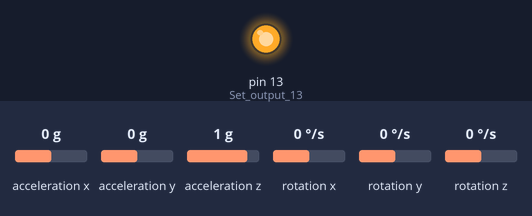
The sketch below on a simulated Arduino Uno, built with avr-gcc and run on an emulated ATmega328P. On the bench: output pins drawn as LEDs (lit = HIGH). Wiring (inferred from the names in the program): MPU-6050 motion sensor at I2C address 0x68. The inputs (shaded band) are chosen by the test bench; at power-on: acceleration x 0 g, acceleration y 0 g, acceleration z 1 g, rotation x 0 °/s, rotation y 0 °/s, rotation z 0 °/s. What the sketch prints to the serial monitor is not drawn.

Above: at 0.1 s.
At 11.1 s:
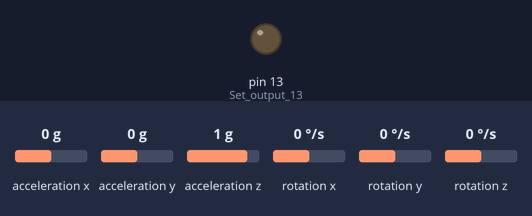
Timing chart, 0 to 12.6 s (numbered marks = the images above):
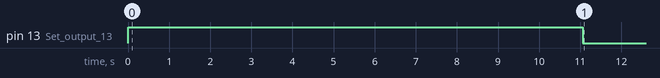

The sketch:

Gyro-MPU-6050_IMU_Serial.ino
```cpp
/*
MPU6050 - Arduino UNO
VCC  -  5V
GND  -  GND
SDA  -  A4
SCL  -  A5
*/

#include <Wire.h>

//Declaring some global variables
int gyro_x, gyro_y, gyro_z;
long acc_x, acc_y, acc_z, acc_total_vector;
int temperature;
long gyro_x_cal, gyro_y_cal, gyro_z_cal;
long loop_timer;
int lcd_loop_counter;
float angle_pitch, angle_roll;
int angle_pitch_buffer, angle_roll_buffer;
boolean set_gyro_angles;
float angle_roll_acc, angle_pitch_acc;
float angle_pitch_output, angle_roll_output;

void setup() {
  Wire.begin();                                                        //Start I2C as master
  //Serial.begin(57600);                                               //Use only for debugging
  pinMode(13, OUTPUT);                                                 //Set output 13 (LED) as output

  setup_mpu_6050_registers();                                          //Setup the registers of the MPU-6050 (500dfs / +/-8g) and start the gyro

  digitalWrite(13, HIGH);                                              //Set digital output 13 high to indicate startup

  Serial.begin(57600);                                                 //Set the LCD cursor to position to position 0,0
  Serial.println("    MPU-6050 IMU");                                         //Print text to screen
                                                    //Set the LCD cursor to position to position 0,1
  Serial.println("        GYRO");                                              //Print text to screen

  delay(1500);                                                          //Set the LCD cursor to position to position 0,0
  Serial.println("Calibrating gyro");                                       //Print text to screen
                                                  //Set the LCD cursor to position to position 0,1
  for (int cal_int = 0; cal_int < 2000 ; cal_int ++){                  //Run this code 2000 times
    if(cal_int % 125 == 0)Serial.print(".");                              //Print a dot on the LCD every 125 readings
    read_mpu_6050_data();                                              //Read the raw acc and gyro data from the MPU-6050
    gyro_x_cal += gyro_x;                                              //Add the gyro x-axis offset to the gyro_x_cal variable
    gyro_y_cal += gyro_y;                                              //Add the gyro y-axis offset to the gyro_y_cal variable
    gyro_z_cal += gyro_z;                                              //Add the gyro z-axis offset to the gyro_z_cal variable
    delay(3);                                                          //Delay 3us to simulate the 250Hz program loop
  }
  gyro_x_cal /= 2000;                                                  //Divide the gyro_x_cal variable by 2000 to get the avarage offset
  gyro_y_cal /= 2000;                                                  //Divide the gyro_y_cal variable by 2000 to get the avarage offset
  gyro_z_cal /= 2000;                                                  //Divide the gyro_z_cal variable by 2000 to get the avarage offset
                                                //Set the LCD cursor to position to position 0,0
  Serial.print("Pitch: ");                                                //Set the LCD cursor to position to position 0,1
  Serial.print("Roll : ");                                                 //Print text to screen

  digitalWrite(13, LOW);                                               //All done, turn the LED off

  loop_timer = micros();                                               //Reset the loop timer
}

void loop(){

  read_mpu_6050_data();                                                //Read the raw acc and gyro data from the MPU-6050

  gyro_x -= gyro_x_cal;                                                //Subtract the offset calibration value from the raw gyro_x value
  gyro_y -= gyro_y_cal;                                                //Subtract the offset calibration value from the raw gyro_y value
  gyro_z -= gyro_z_cal;                                                //Subtract the offset calibration value from the raw gyro_z value

  //Gyro angle calculations
  //0.0000611 = 1 / (250Hz / 65.5)
  angle_pitch += gyro_x * 0.0000611;                                   //Calculate the traveled pitch angle and add this to the angle_pitch variable
  angle_roll += gyro_y * 0.0000611;                                    //Calculate the traveled roll angle and add this to the angle_roll variable

  //0.000001066 = 0.0000611 * (3.142(PI) / 180degr) The Arduino sin function is in radians
  angle_pitch += angle_roll * sin(gyro_z * 0.000001066);               //If the IMU has yawed transfer the roll angle to the pitch angel
  angle_roll -= angle_pitch * sin(gyro_z * 0.000001066);               //If the IMU has yawed transfer the pitch angle to the roll angel

  //Accelerometer angle calculations
  acc_total_vector = sqrt((acc_x*acc_x)+(acc_y*acc_y)+(acc_z*acc_z));  //Calculate the total accelerometer vector
  //57.296 = 1 / (3.142 / 180) The Arduino asin function is in radians
  angle_pitch_acc = asin((float)acc_y/acc_total_vector)* 57.296;       //Calculate the pitch angle
  angle_roll_acc = asin((float)acc_x/acc_total_vector)* -57.296;       //Calculate the roll angle

  //Place the MPU-6050 spirit level and note the values in the following two lines for calibration
  angle_pitch_acc -= 0.0;                                              //Accelerometer calibration value for pitch
  angle_roll_acc -= 0.0;                                               //Accelerometer calibration value for roll

  if(set_gyro_angles){                                                 //If the IMU is already started
    angle_pitch = angle_pitch * 0.9996 + angle_pitch_acc * 0.0004;     //Correct the drift of the gyro pitch angle with the accelerometer pitch angle
    angle_roll = angle_roll * 0.9996 + angle_roll_acc * 0.0004;        //Correct the drift of the gyro roll angle with the accelerometer roll angle
  }
  else{                                                                //At first start
    angle_pitch = angle_pitch_acc;                                     //Set the gyro pitch angle equal to the accelerometer pitch angle
    angle_roll = angle_roll_acc;                                       //Set the gyro roll angle equal to the accelerometer roll angle
    set_gyro_angles = true;                                            //Set the IMU started flag
  }

  //To dampen the pitch and roll angles a complementary filter is used
  angle_pitch_output = angle_pitch_output * 0.9 + angle_pitch * 0.1;   //Take 90% of the output pitch value and add 10% of the raw pitch value
  angle_roll_output = angle_roll_output * 0.9 + angle_roll * 0.1;      //Take 90% of the output roll value and add 10% of the raw roll value

  write_Serial();                                                         //Write the roll and pitch values to the LCD display

  while(micros() - loop_timer < 4000);                                 //Wait until the loop_timer reaches 4000us (250Hz) before starting the next loop
  loop_timer = micros();                                               //Reset the loop timer
}


void read_mpu_6050_data(){                                             //Subroutine for reading the raw gyro and accelerometer data
  Wire.beginTransmission(0x68);                                        //Start communicating with the MPU-6050
  Wire.write(0x3B);                                                    //Send the requested starting register
  Wire.endTransmission();                                              //End the transmission
  Wire.requestFrom(0x68,14);                                           //Request 14 bytes from the MPU-6050
  while(Wire.available() < 14);                                        //Wait until all the bytes are received
  acc_x = Wire.read()<<8|Wire.read();                                  //Add the low and high byte to the acc_x variable
  acc_y = Wire.read()<<8|Wire.read();                                  //Add the low and high byte to the acc_y variable
  acc_z = Wire.read()<<8|Wire.read();                                  //Add the low and high byte to the acc_z variable
  temperature = Wire.read()<<8|Wire.read();                            //Add the low and high byte to the temperature variable
  gyro_x = Wire.read()<<8|Wire.read();                                 //Add the low and high byte to the gyro_x variable
  gyro_y = Wire.read()<<8|Wire.read();                                 //Add the low and high byte to the gyro_y variable
  gyro_z = Wire.read()<<8|Wire.read();                                 //Add the low and high byte to the gyro_z variable

}

void write_Serial(){                                                      //Subroutine for writing the LCD
  //To get a 250Hz program loop (4us) it's only possible to write one character per loop
  //Writing multiple characters is taking to much time
  if(lcd_loop_counter == 14)lcd_loop_counter = 0;                      //Reset the counter after 14 characters
  lcd_loop_counter ++;                                                 //Increase the counter
  if(lcd_loop_counter == 1){
    angle_pitch_buffer = angle_pitch_output * 10;                      //Buffer the pitch angle because it will change
                                                    //Set the LCD cursor to position to position 0,0
  }

  if(lcd_loop_counter == 2){
    Serial.print("Pitch: ");
    if(angle_pitch_buffer < 0)Serial.print("-");                          //Print - if value is negative
    else Serial.print("+");                                               //Print + if value is negative
  }
  if(lcd_loop_counter == 3)Serial.print(abs(angle_pitch_buffer)/1000);    //Print first number
  if(lcd_loop_counter == 4)Serial.print((abs(angle_pitch_buffer)/100)%10);//Print second number
  if(lcd_loop_counter == 5)Serial.print((abs(angle_pitch_buffer)/10)%10); //Print third number
  if(lcd_loop_counter == 6)Serial.print(".");                             //Print decimal point
  if(lcd_loop_counter == 7)Serial.print(abs(angle_pitch_buffer)%10);      //Print decimal number
  Serial.println(" ");


  if(lcd_loop_counter == 8){
    angle_roll_buffer = angle_roll_output * 10;
  }
  if(lcd_loop_counter == 9){
    Serial.print("Roll: ");
    if(angle_roll_buffer < 0)Serial.print("-");                           //Print - if value is negative
    else Serial.print("+");                                               //Print + if value is negative
  }
  if(lcd_loop_counter == 10)Serial.print(abs(angle_roll_buffer)/1000);    //Print first number
  if(lcd_loop_counter == 11)Serial.print((abs(angle_roll_buffer)/100)%10);//Print second number
  if(lcd_loop_counter == 12)Serial.print((abs(angle_roll_buffer)/10)%10); //Print third number
  if(lcd_loop_counter == 13)Serial.print(".");                            //Print decimal point
  if(lcd_loop_counter == 14)Serial.print(abs(angle_roll_buffer)%10);      //Print decimal number
  Serial.println(" ");
}

void setup_mpu_6050_registers(){
  //Activate the MPU-6050
  Wire.beginTransmission(0x68);                                        //Start communicating with the MPU-6050
  Wire.write(0x6B);                                                    //Send the requested starting register
  Wire.write(0x00);                                                    //Set the requested starting register
  Wire.endTransmission();                                              //End the transmission
  //Configure the accelerometer (+/-8g)
  Wire.beginTransmission(0x68);                                        //Start communicating with the MPU-6050
  Wire.write(0x1C);                                                    //Send the requested starting register
  Wire.write(0x10);                                                    //Set the requested starting register
  Wire.endTransmission();                                              //End the transmission
  //Configure the gyro (500dps full scale)
  Wire.beginTransmission(0x68);                                        //Start communicating with the MPU-6050
  Wire.write(0x1B);                                                    //Send the requested starting register
  Wire.write(0x08);                                                    //Set the requested starting register
  Wire.endTransmission();                                              //End the transmission
}
```
